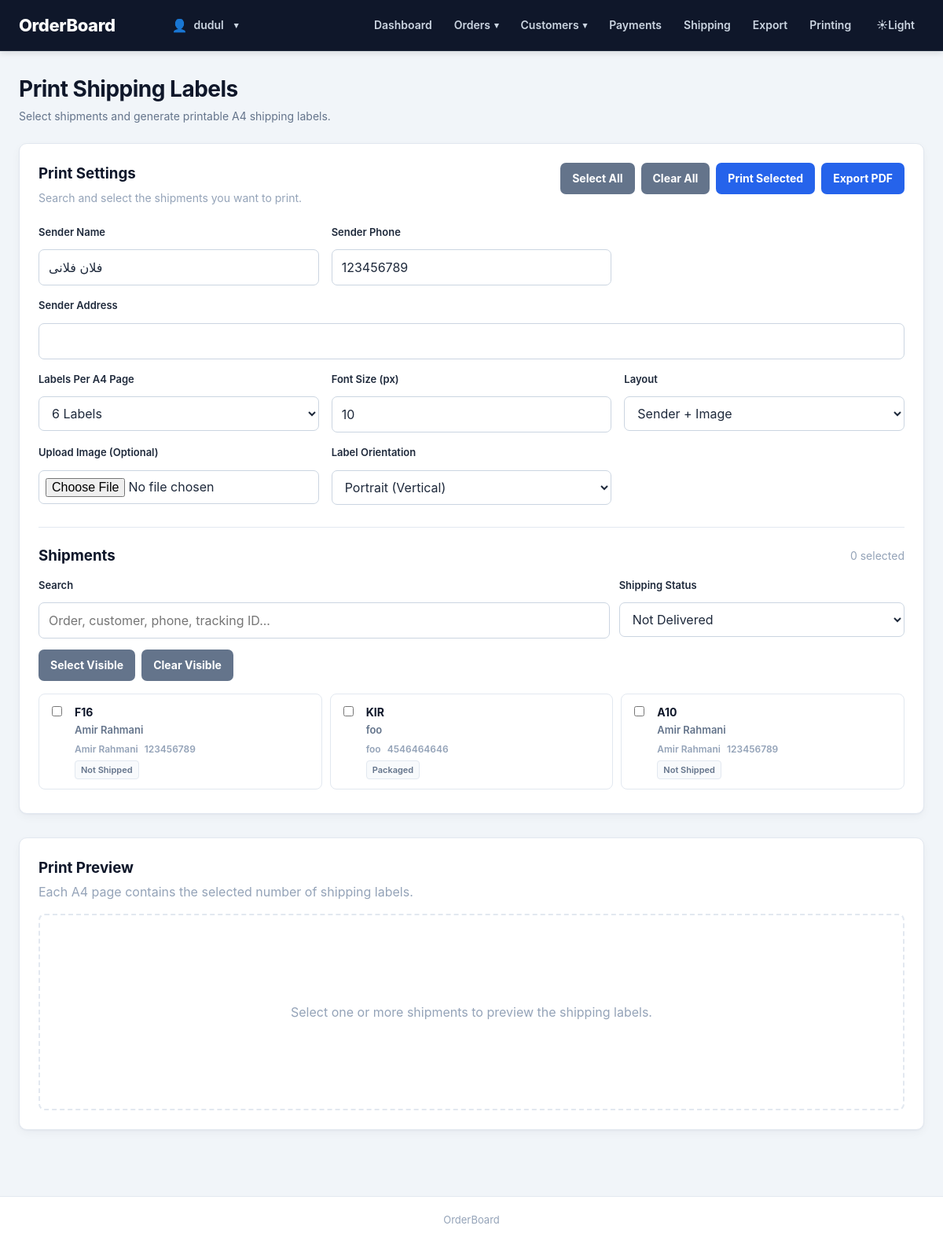
Screenshot of /printing/ (signed in) with the database file from the repository.
### orderboard/models.py (models this page shows, shortened)
class Shipping(models.Model):
    class Status(models.TextChoices):
        NOT_SHIPPED = "not_shipped", "Not Shipped"
        PACKAGED = "packaged", "Packaged"
        SHIPPED = "shipped", "Shipped"
        DELIVERED = "delivered", "Delivered"
    order = models.OneToOneField(Order, on_delete=models.CASCADE, related_name="shipping")
    status = models.CharField(max_length=20, choices=Status.choices, default=Status.NOT_SHIPPED)
    tracking_id = models.CharField(max_length=200, blank=True)
    recipient_name = models.CharField(max_length=60)
    address = models.CharField(max_length=500)
    postal_code = models.CharField(max_length=50, blank=True)
    phone = models.CharField(max_length=30, blank=True)
    shipped_at = models.DateTimeField(blank=True, null=True)
    delivered_at = models.DateTimeField(blank=True, null=True)

class Order(models.Model):
    class Status(models.TextChoices):
        MODELING = "modeling", "Modeling Queue"
        PRINT = "print", "Print Queue"
        PAINT = "paint", "Paint Queue"
        DONE = "done", "Done"
    customer = models.ForeignKey(Customer, on_delete=models.PROTECT, related_name="orders")
    title = models.CharField(max_length=300)
    description = models.TextField(blank=True)
    source = models.CharField(max_length=50)
    status = models.CharField(max_length=20, choices=Status.choices, default=Status.MODELING)
    order_received_at = models.DateTimeField(blank=True, null=True)
    deadline = models.DateTimeField(blank=True, null=True)
    total_price = models.DecimalField(max_digits=20, decimal_places=2)
    project_cost = models.DecimalField(max_digits=20, decimal_places=2, blank=True, null=True)
    cost_details = models.TextField(blank=True)
    notes = models.TextField(blank=True)
    created_at = models.DateTimeField(auto_now_add=True)
    updated_at = models.DateTimeField(auto_now=True)

class Customer(models.Model):
    name = models.CharField(max_length=100)
    phone = models.CharField(max_length=30, blank=True)
    address = models.TextField(blank=True)
    postal_code = models.CharField(max_length=50, blank=True)
    created_at = models.DateTimeField(auto_now_add=True)
    updated_at = models.DateTimeField(auto_now=True)

### orderboard/views.py (the view)
@login_required
def printing_list(request):
    shipments = (
        Shipping.objects
        .select_related(
            "order",
            "order__customer",
        )
        .order_by(
            "order__deadline",
            "-order__created_at",
        )
    )
    context = {
        "shipments": shipments,
        "sender_name": "فلان فلانی",
        "sender_phone": "123456789",
        "sender_address": "",
    }
    return render(
        request,
        "orderboard/printing/list.html",
        context,
    )

### orderboard/templates/orderboard/printing/list.html (shortened to what this page needs)
{% extends "orderboard/base.html" %}
{% load static %}
{% block content %}
<div class="page-header no-print">
    <div>
        <h2>Print Shipping Labels</h2>
        <p class="page-description">Select shipments and generate printable A4 shipping labels.</p>
    </div>
</div>
<div class="printing-page">
    <section class="printing-controls no-print">
        <div class="printing-controls-header">
            <div>
                <h3>Print Settings</h3>
                <p class="printing-help">Search and select the shipments you want to print.</p>
            </div>
            <div class="printing-actions">
                <button type="button" id="select-all-button" class="button secondary">Select All</button>
                <button type="button" id="clear-all-button" class="button secondary">Clear All</button>
                <button type="button" id="print-button" class="button" disabled>Print Selected</button>
                <button type="button" id="pdf-button" class="button" disabled>Export PDF</button>
            </div>
        </div>
        <div class="printing-settings">
            <div class="printing-setting">
                <label for="sender-name">Sender Name</label>
                <input type="text" id="sender-name" value="{{ sender_name }}" autocomplete="off">
            </div>
            <div class="printing-setting">
                <label for="sender-phone">Sender Phone</label>
                <input type="text" id="sender-phone" value="{{ sender_phone }}" dir="ltr" autocomplete="off">
            </div>
            <div class="printing-setting printing-setting-wide">
                <label for="sender-address">Sender Address</label>
                <input type="text" id="sender-address" value="{{ sender_address }}" autocomplete="off">
            </div>
            <div class="printing-setting">
                <label for="labels-per-page">Labels Per A4 Page</label>
                <select id="labels-per-page">
                    <option value="6" selected>6 Labels</option>
                </select>
            </div>
            <div class="printing-setting">
                <label for="font-size-input">Font Size (px)</label>
                <input type="number" id="font-size-input" value="10" min="6" max="20" step="0.5">
            </div>
            <div class="printing-setting">
                <label for="layout-swap">Layout</label>
                <select id="layout-swap">
                    <option value="normal" selected>Sender + Image</option>
                </select>
            </div>
            <div class="printing-setting">
                <label for="image-upload">Upload Image (Optional)</label>
                <input type="file" id="image-upload" accept="image/*">
            </div>
            <div class="printing-setting">
                <label for="orientation">Label Orientation</label>
                <select id="orientation">
                    <option value="portrait" selected>Portrait (Vertical)</option>
                </select>
            </div>
        </div>
        <div class="shipment-selection">
            <div class="shipment-selection-header">
                <h3>Shipments</h3>
                <span id="selected-count">0 selected</span>
            </div>
            <div class="shipment-filters">
                <div class="shipment-search">
                    <label for="shipment-search">Search</label>
                    <input type="search" id="shipment-search" placeholder="Order, customer, phone, tracking ID..." autocomplete="off">
                </div>
                <div class="shipment-status-filter">
                    <label for="shipment-status">Shipping Status</label>
                    <select id="shipment-status">
                        <option value="active">Not Delivered</option>
                    </select>
                </div>
            </div>
            <div class="shipment-selection-actions">
                <button type="button" id="select-visible-button" class="button secondary">Select Visible</button>
                <button type="button" id="clear-visible-button" class="button secondary">Clear Visible</button>
            </div>
            {% if shipments %}
                <div id="shipment-selection-list" class="shipment-selection-list">
                    {% for shipment in shipments %}
                        <label class="shipment-selection-item"
                               data-search="{{ shipment.order.title }} {{ shipment.order.customer.name }} {{ shipment.phone }} {{ shipment.tracking_id }} {{ shipment.recipient_name }} {{ shipment.address }} {{ shipment.postal_code }}"
                               data-status="{{ shipment.status }}">
                            <input type="checkbox" class="shipment-checkbox" value="{{ shipment.id }}"
                                   data-title="{{ shipment.order.title }}"
                                   data-customer="{{ shipment.order.customer.name }}"
                                   data-recipient="{{ shipment.recipient_name }}"
                                   data-phone="{{ shipment.phone }}"
                                   data-address="{{ shipment.address }}"
                                   data-postal-code="{{ shipment.postal_code }}"
                                   data-tracking-id="{{ shipment.tracking_id }}"
                                   data-status="{{ shipment.status }}">
                            <span class="shipment-selection-content">
                                <span class="shipment-selection-main">
                                    <strong>{{ shipment.order.title }}</strong>
                                    <span>{{ shipment.recipient_name }}</span>
                                </span>
                                <span class="shipment-selection-details">
                                    <span>{{ shipment.order.customer.name }}</span>
                                    <span dir="ltr">{{ shipment.phone|default:"-" }}</span>
                                </span>
                                <span class="shipment-status shipment-status-{{ shipment.status|lower }}">
                                    {{ shipment.get_status_display }}
                                </span>
                            </span>
                        </label>
                    {% endfor %}
                </div>
            {% else %}
                <p class="empty-state">No shipments are currently available.</p>
            {% endif %}
        </div>
    </section>
    <section class="printing-preview-section">
        <div class="preview-header no-print">
            <div>
                <h3>Print Preview</h3>
                <p>Each A4 page contains the selected number of shipping labels.</p>
            </div>
        </div>
        <div id="print-preview" class="print-preview" dir="rtl">
            <div id="empty-preview" class="empty-preview no-print">
                <p>Select one or more shipments to preview the shipping labels.</p>
            </div>
        </div>
    </section>
</div>
{% endblock %}

### orderboard/templates/orderboard/base.html (shortened to what this page needs)
{% load static %}
<!DOCTYPE html>
<html lang="en">
<head>
    <link rel="stylesheet" href="{% static 'orderboard/css/style.css' %}?v=5">
</head>
<body>
    <header class="site-header">
        <div class="header-inner">
            <h1 class="site-title">
                <a href="{% url 'dashboard' %}">
                    OrderBoard
                </a>
            </h1>
            {% if user.is_authenticated %}
            <div class="header-account">
                <div class="account-dropdown">
                    <button type="button" class="account-button" id="account-button" aria-expanded="false">
                        <span class="account-icon">
                            👤
                        </span>
                        <span class="account-name">
                            {{ user.username }}
                        </span>
                        <span class="dropdown-arrow">
                            ▾
                        </span>
                    </button>
                </div>
            </div>
            <nav class="main-nav">
                <a href="{% url 'dashboard' %}">
                    Dashboard
                </a>
                <div class="nav-dropdown">
                    <button type="button" class="nav-dropdown-btn" aria-expanded="false">
                        Orders
                        <span class="dropdown-arrow">
                            ▾
                        </span>
                    </button>
                </div>
                <div class="nav-dropdown">
                    <button type="button" class="nav-dropdown-btn" aria-expanded="false">
                        Customers
                        <span class="dropdown-arrow">
                            ▾
                        </span>
                    </button>
                </div>
                <a href="{% url 'payment_list' %}">
                    Payments
                </a>
                <a href="{% url 'shipping_list' %}">
                    Shipping
                </a>
                <a href="{% url 'export_center' %}">
                    Export
                </a>
                <a href="{% url 'printing_list' %}">
                    Printing
                </a>
                <button type="button" id="theme-toggle" class="theme-toggle" aria-label="Toggle theme">
                    <span id="theme-icon">
                    </span>
                    <span id="theme-text">
                    </span>
                </button>
            </nav>
            {% endif %}
        </div>
    </header>
    <main class="main-content">
        {% block content %}{% endblock %}
    </main>
    <footer class="site-footer">
        <div class="footer-inner">
            <p>
                OrderBoard
            </p>
        </div>
    </footer>
</body>
</html>

### rows the page displays
Shipping: order "F16", recipient_name "Amir Rahmani", order.customer.name "Amir Rahmani", phone "123456789", status "Not Shipped"
Shipping: order "KIR", recipient_name "foo", order.customer.name "foo", phone "4546464646", status "Packaged"
Shipping: order "A10", recipient_name "Amir Rahmani", order.customer.name "Amir Rahmani", phone "123456789", status "Not Shipped"

### other values shown
{{ user.username }} "dudul"
